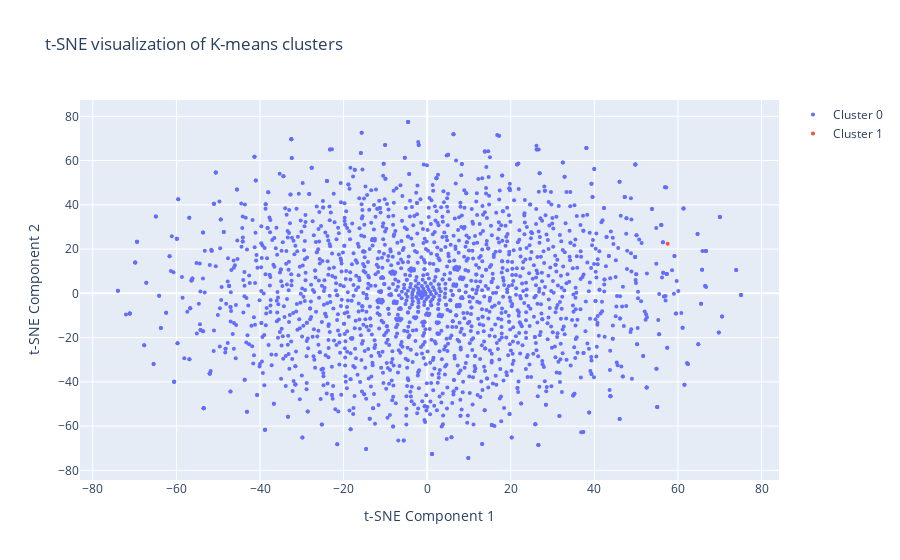
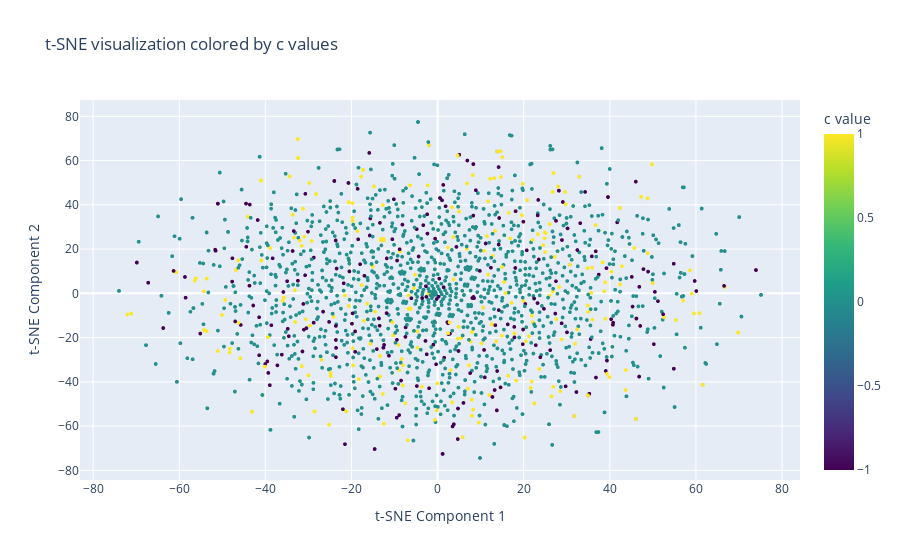

These figures' notebook cell, in order:
### Code cell
# Create a scatter plot of the t-SNE results
fig = go.Figure()
for cluster in np.unique(clusters):
    cluster_data = tsne_transformed_data[clusters == cluster]
    fig.add_trace(go.Scatter(
        x=cluster_data[:, 0],
        y=cluster_data[:, 1],
        mode='markers',
        name=f'Cluster {cluster}',
        marker=dict(size=4)  # smaller point size
    ))
fig.update_layout(title='t-SNE visualization of K-means clusters', xaxis_title='t-SNE Component 1', yaxis_title='t-SNE Component 2')
fig.show()

# Create a scatter plot of the t-SNE results colored by c values
import plotly.express as px

fig = px.scatter(
    x=tsne_transformed_data[:, 0],
    y=tsne_transformed_data[:, 1],
    color=c,
    color_continuous_scale='Viridis',
    labels={'color': 'c value'},
    title='t-SNE visualization colored by c values'
)
fig.update_traces(marker=dict(size=4))  # smaller point size
fig.update_layout(xaxis_title='t-SNE Component 1', yaxis_title='t-SNE Component 2')
fig.show()

### Figure 1 — Plotly figure (JSON) as saved in the notebook; plotly's stock layout.template omitted (floating-point values rounded to 4 significant figures; data arrays with more than 128 entries replaced by an {"elided": "..."} marker saying what was removed)
{"data": [{"marker": {"size": 4}, "mode": "markers", "name": "Cluster 0", "type": "scatter", "x": {"elided": "1998 float values"}, "y": {"elided": "1998 float values"}}, {"marker": {"size": 4}, "mode": "markers", "name": "Cluster 1", "type": "scatter", "x": [57.54], "y": [22.39]}], "layout": {"title": {"text": "t-SNE visualization of K-means clusters"}, "xaxis": {"title": {"text": "t-SNE Component 1"}}, "yaxis": {"title": {"text": "t-SNE Component 2"}}}}

### Figure 2 — Plotly figure (JSON) as saved in the notebook; plotly's stock layout.template omitted (floating-point values rounded to 4 significant figures; data arrays with more than 128 entries replaced by an {"elided": "..."} marker saying what was removed)
{"data": [{"hovertemplate": "x=%{x}<br>y=%{y}<br>c value=%{marker.color}<extra></extra>", "legendgroup": "", "marker": {"color": {"elided": "1999 float values"}, "coloraxis": "coloraxis", "size": 4, "symbol": "circle"}, "mode": "markers", "name": "", "showlegend": false, "type": "scattergl", "x": {"elided": "1999 float values"}, "xaxis": "x", "y": {"elided": "1999 float values"}, "yaxis": "y"}], "layout": {"coloraxis": {"colorbar": {"title": {"text": "c value"}}, "colorscale": [[0, "#440154"], [0.1111, "#482878"], [0.2222, "#3e4989"], [0.3333, "#31688e"], [0.4444, "#26828e"], [0.5556, "#1f9e89"], [0.6667, "#35b779"], [0.7778, "#6ece58"], [0.8889, "#b5de2b"], [1, "#fde725"]]}, "legend": {"tracegroupgap": 0}, "title": {"text": "t-SNE visualization colored by c values"}, "xaxis": {"anchor": "y", "domain": [0, 1], "title": {"text": "t-SNE Component 1"}}, "yaxis": {"anchor": "x", "domain": [0, 1], "title": {"text": "t-SNE Component 2"}}}}
